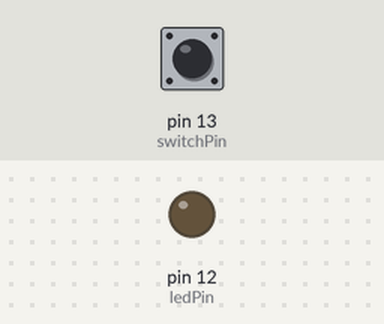
Bench run of a sketch on a simulated Arduino Uno, built with avr-gcc and run on an emulated ATmega328P. Parts: output pins drawn as LEDs (lit = HIGH). The test bench sets the inputs (shaded band); at power-on: pin 13 (switchPin) LOW.

Above: at 1.2 s.
1.3 s: pin 13 (switchPin) pulled HIGH for 0.15 s
At 1.37 s:
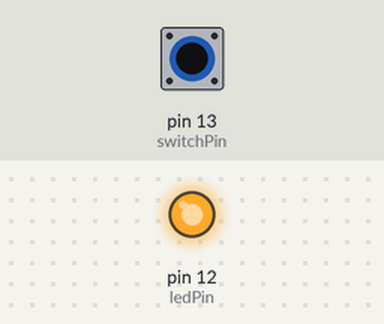
2.9 s: pin 13 (switchPin) pulled HIGH for 3.2 s
At 7.4 s:
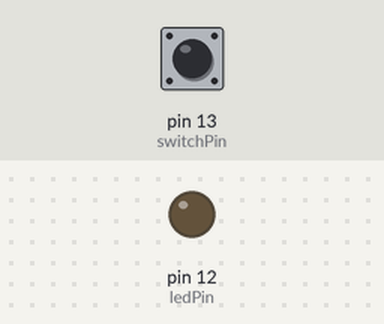
Timing chart, 0 to 8.9 s (numbered marks = the images above; inputs shaded):
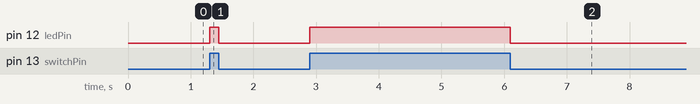

Measured:
- after the input at 1.3 s, pin 12 (ledPin): LOW → HIGH at once, → LOW 0.15 s later
- after the input at 2.9 s, pin 12 (ledPin): LOW → HIGH at once, → LOW 3.2 s later

The sketch:

sketch_oct19a.ino
```cpp
// Define pin numbers
const int switchPin = 13;    // Pin for the switch
const int ledPin = 12;      // Pin for the LED
int switchState = 0;        // Variable for reading the switch status

void setup() {
  // Set up the LED pin as output
  pinMode(ledPin, OUTPUT);

  // Set up the switch pin as input
  pinMode(switchPin, INPUT);
}

void loop() {
  // Read the state of the switch
  switchState = digitalRead(switchPin);

  // Check if the switch is pressed
  if (switchState == HIGH) {
    // Turn the LED on
    digitalWrite(ledPin, HIGH);
  } else {
    // Turn the LED off
    digitalWrite(ledPin, LOW);
  }
}
```
